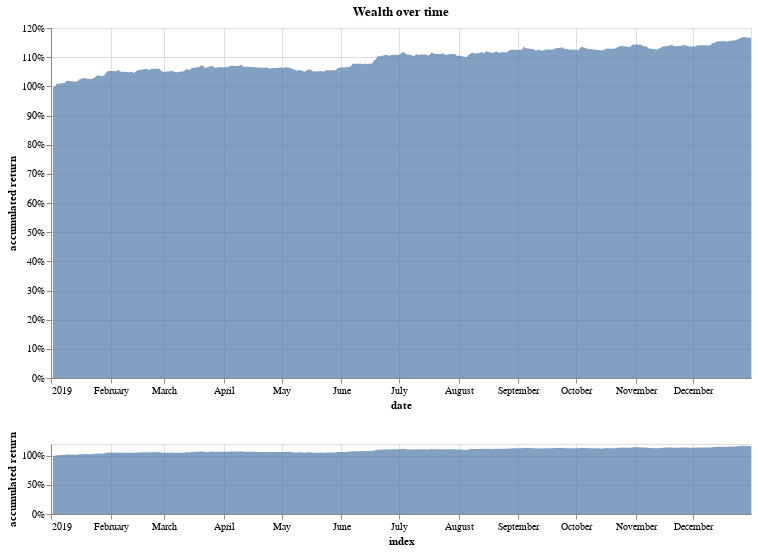

This figure's notebook cell:
### Code cell
returns_chart(bt.balance)

### Figure 1 — Vega-Lite specification as saved in the notebook (floating-point values rounded to 4 significant figures; data arrays with more than 128 entries replaced by an {"elided": "..."} marker saying what was removed)
{"$schema": "https://vega.github.io/schema/vega-lite/v3.4.0.json", "config": {"mark": {"tooltip": null}, "view": {"height": 300, "width": 400}}, "data": {"name": "data-43bc2ed72dd9ab9ca7c17b62ef7caa1e"}, "datasets": {"data-43bc2ed72dd9ab9ca7c17b62ef7caa1e": {"elided": "253 records"}}, "vconcat": [{"height": 350, "layer": [{"encoding": {"opacity": {"value": 0}, "x": {"field": "index", "type": "temporal"}}, "mark": "point", "selection": {"selector002": {"empty": "none", "fields": ["index"], "nearest": true, "on": "mouseover", "type": "single"}}}, {"encoding": {"opacity": {"condition": {"selection": "selector002", "value": 1}, "value": 0}, "x": {"field": "index", "type": "temporal"}, "y": {"axis": {"format": "%"}, "field": "accumulated return", "type": "quantitative"}}, "mark": "point"}, {"encoding": {"text": {"condition": {"field": "accumulated return", "format": ".2%", "selection": "selector002", "type": "quantitative"}, "value": " "}, "x": {"field": "index", "type": "temporal"}, "y": {"axis": {"format": "%"}, "field": "accumulated return", "type": "quantitative"}}, "mark": {"align": "left", "dx": 5, "dy": -5, "type": "text"}}, {"encoding": {"x": {"axis": {"title": "date"}, "field": "index", "scale": {"domain": {"selection": "selector001"}}, "type": "temporal"}, "y": {"axis": {"format": "%"}, "field": "accumulated return", "type": "quantitative"}}, "mark": {"opacity": 0.7, "type": "area"}}], "title": "Wealth over time", "width": 700}, {"encoding": {"x": {"field": "index", "type": "temporal"}, "y": {"axis": {"format": "%"}, "field": "accumulated return", "type": "quantitative"}}, "height": 70, "mark": {"opacity": 0.7, "type": "area"}, "selection": {"selector001": {"encodings": ["x"], "type": "interval"}}, "width": 700}]}
